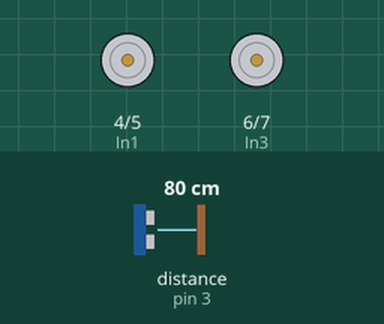
Recording of a sketch running on a simulated Arduino Uno, built with avr-gcc and run on an emulated ATmega328P. On the bench: motor-driver pin pairs drawn as motors (green arrow = first pin HIGH = forward, orange = second pin HIGH = backward, longer = more drive, scaled by the enable pin). Wiring (inferred from the names in the program): ultrasonic range finder: trigger pin 2; echo pin 3. Inputs (shaded band) come from the test bench; at power-on: distance to the obstacle (sensor on pin 3) 80 cm. The echo pulse lasts 58.3 µs per cm.

Above: at 1.2 s.
1.3 s: distance to the obstacle (sensor on pin 3) set to 7 cm
2.8 s: distance to the obstacle (sensor on pin 3) set to 4 cm
At 4.0 s:
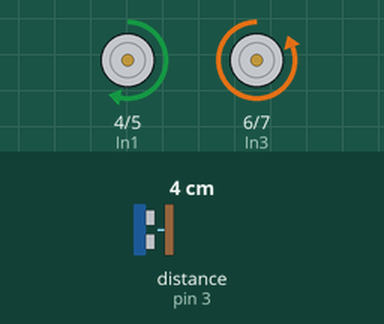
Timing chart, 0 to 5.8 s (numbered marks = the images above; inputs shaded):
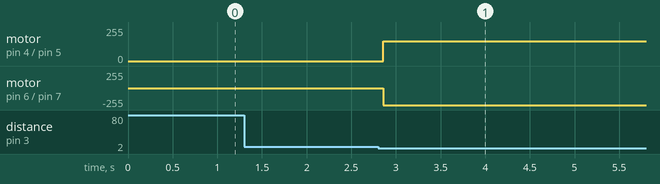

The sketch:

Robot.ino
```cpp
#include "Robot.h"


void setup()
{
  setupDistence();
  startupMotor();
  IRsetup();


}
void loop()
{
  loopDistence();


  IRloop();
  if (distance >= 5)
  {
    switch(IncomingByte)
    {

      case 64:
        Forward();
        break;
      case 7:
        LeftMotor();
        break;
      case 6:
        RightMotor();
        break;
      case 65:
        backward();
        break;
      case 68:
        StopMotor();
        break;
    }
  }
  else
  {
    backward();
  }


}
```

Motor.ino
```cpp
const int EnA = 9;
const int EnB = 8;
const int In1 = 4;
const int In2 = 5;
const int In3 = 6;
const int In4 = 7;

void startupMotor()
{
  pinMode(EnA, OUTPUT);
  pinMode(EnB, OUTPUT);
  pinMode(In1, OUTPUT);
  pinMode(In2, OUTPUT);
  pinMode(In3, OUTPUT);
  pinMode(In4, OUTPUT);

}


void Neutral()
{
  analogWrite(EnA,0);
  analogWrite(EnB,0);
}


void Forward()
{
  analogWrite(EnB,200);
  analogWrite(EnA,200);

  digitalWrite(In4,LOW);

  digitalWrite(In3,HIGH);

  digitalWrite(In2,HIGH);

  digitalWrite(In1,LOW);
}
void backward()
{
  analogWrite(EnA,150);
  analogWrite(EnB,150);

  digitalWrite(In2,LOW);

  digitalWrite(In1,HIGH);

  digitalWrite(In3,LOW);

  digitalWrite(In4,HIGH);
}

void LeftMotor()
{
  analogWrite(EnB,200);


  digitalWrite(In3,HIGH);
  digitalWrite(In4,LOW);
}
void RightMotor()
{
  analogWrite(EnA,200);


  digitalWrite(In1,LOW);
  digitalWrite(In2,HIGH);
}
void StopMotor()
{
  analogWrite(EnA,1);
  analogWrite(EnB,1);

  digitalWrite(In1,LOW);
  digitalWrite(In2,LOW);

}
```

Robot.h
```cpp
void setupDistence();
void loopDistence();
extern float distance;

void Neutral();
void Forward();
void backward();
void LeftMotor();
void RightMotor();
void StopMotor();

void IRsetup();
void incomingByte();


extern int IncomingByte;
```

SerialCOM.ino
```cpp
#include <IRremote.h>

#define IR_RECEIVE_PIN 12
int IncomingByte ;
void IRsetup() {
  Serial.begin(9600);
  IrReceiver.begin(IR_RECEIVE_PIN);
}

void IRloop() {
  if (IrReceiver.decode()) {
    IrReceiver.resume();
    IncomingByte = (IrReceiver.decodedIRData.command);

  }
}
```

distance.ino
```cpp
#include "Robot.h"

float duration;
float distance;
const int trigPin = 2;
const int echoPin = 3;

void setupDistence() {
  pinMode(trigPin, OUTPUT);
  pinMode(echoPin, INPUT);
  Serial.begin(9600);
}

void loopDistence() {
  digitalWrite(trigPin, LOW);
  delayMicroseconds(2);
  digitalWrite(trigPin, HIGH);
  delayMicroseconds(10);
  digitalWrite(trigPin, LOW);

  duration = pulseIn(echoPin, HIGH);
  distance = (duration*.0343)/2;
  delay(50);


}
```

Measured:
- the behaviour switches between 6 and 5 cm on distance to the obstacle (sensor on pin 3) (found by bisection; images 0 and 1)
- after the input at 1.3 s, every drawn part: stays the same
- after the input at 2.8 s, motor on pin 4 (In1) / pin 5 (In2): stopped → forward 150/255 after 0.06 s; motor on pin 6 (In3) / pin 7 (In4): stopped → backward 255/255 after 0.06 s
